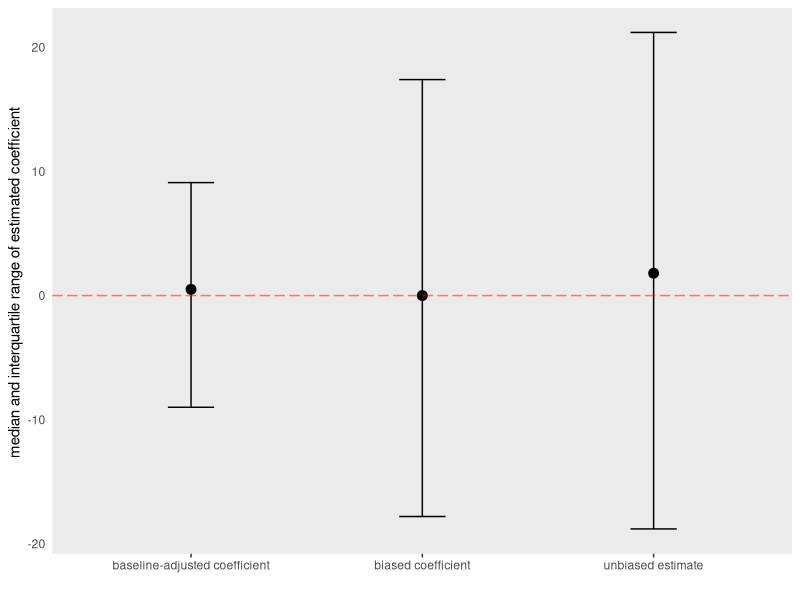
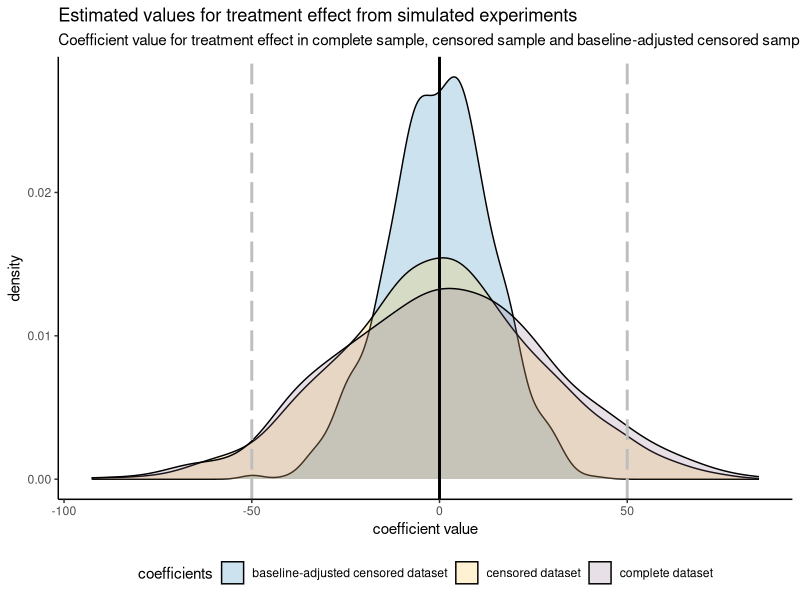
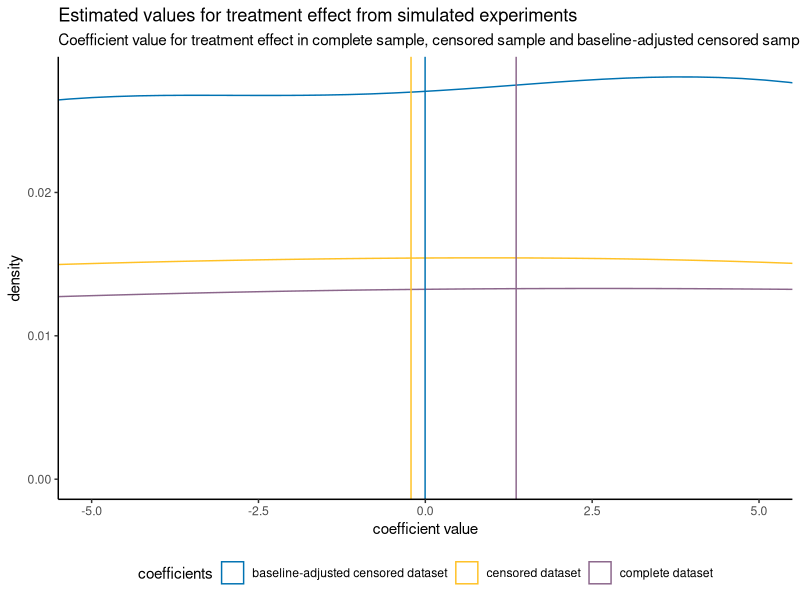

R code for these plots, in order:
library(tidyverse)
library(ggplot2)
install.packages("broom")
library(broom)
install.packages("kableExtra")
library(kableExtra)

prob_A = 0.5
mean_L = 190  # from O'Collins (Book Chapter) Table 20.6. infarct size in control cohorts -> However time point is not clear, should we rather use 
# values from Gerriet 2003 (Figure 4)? 
sd_L = 50
b_0 = 50
b_1 = 0 # this values will be varied to simulate a causal treatment effect 
b_2 = c(1.2) # this values were set according after combining estimates from Gerriet 2003 and O'Collins (Book Chapter): 
# baseline stroke volume is 6h after MCAo, outcome measurement is 24h after MCAo
g_0 = 3
g_1 = c(-10) #this values will be varied to simulate a treatment effect on welfare with different magnitudes  
g_2 = c(-9) #taken from Bederson et al. 1986 
sd_Y = 25
sd_W = 2
cutoff_W = c(0.3)
n = 20 #total number of animals in the experiment


report <- expand_grid(prob_A, mean_L, sd_L, b_0, b_1, b_2, g_0, g_1, g_2, sd_Y, sd_W, cutoff_W, n)
n_exp<-1000 #number of simulated experiments 

dat<-data.frame()
coef_biased<-rep(NA_real_, n_exp)
baseline_adj_coef<-rep(NA_real_, n_exp)
estimate_biased<-rep(NA_real_, n_exp)
estimate_unbiased<-rep(NA_real_, n_exp)


set.seed(5)

exploratory_data <- list()


for(b in 1: n_exp) {
  for ( i in 1:nrow(report)) {
    dat <- data.frame(A = rep(0:1,report$prob_A[i]*report$n[i], each=1),
                  L = rnorm(n=report$n[i], mean=report$mean_L[i], sd=report$sd_L[i]))
    dat$W <- report$g_0[i] + report$g_1[i]*dat$A + report$g_2[i]*dat$L + rnorm(report$n[i], 0, report$sd_W[i])
    dat$Y <- report$b_0[i] + report$b_1[i]*dat$A + report$b_2[i]*dat$L + rnorm(report$n[i], 0, report$sd_Y[i])
    dat$W2 <- dat$W >= quantile(dat$W, probs=report$cutoff_W[i]) 
    dat$A <- as.factor(dat$A)
    dat_s <- dat %>% filter(W2==TRUE)
    #estimate in the censored data-set
    estimate_biased[i] <-  mean(dat_s$Y[dat_s$A==1]) - mean(dat_s$Y[dat_s$A==0])
    estimate_unbiased[i]<- mean(dat$Y[dat$A ==1]- mean(dat$Y[dat$A == 0]))
    #perform a linear regression in the censored dataset
    #without correcting for baselin stroke volume 
    model1<-lm(dat_s$Y ~ dat_s$A, data = dat_s)
    coef_biased[i]<-model1$coefficients[2]
    #while correcting for baseline stroke volume (dat$L)
    model2<-lm(dat_s$Y ~ dat_s$A + dat_s$L, data = dat_s)
    baseline_adj_coef[i] <-model2$coefficients[2]

    report$coef_biased[i] <-coef_biased[i]
    report$baseline_adj_coef[i]<-baseline_adj_coef[i]
    report$estimate_biased[i] <-estimate_biased[i]
    report$estimate_unbiased[i]<-estimate_unbiased[i]
  }
  exploratory_data[[b]]<-report
}


#extraction of coefficients from simulation 
coef_biased<-list()

for (i in 1:length(exploratory_data)) {
    coef_biased[[i]]<-exploratory_data[[i]]$coef_biased[1]}

vec_coef_biased<-as.vector(unlist(coef_biased))


baseline_adj_coef<-list()

for (i in 1:length(exploratory_data)) {
  baseline_adj_coef[[i]]<-exploratory_data[[i]]$baseline_adj_coef[1]}

vec_baseline_adj_coef<-as.vector(unlist(baseline_adj_coef))


estimate_biased<-list()

for (i in 1:length(exploratory_data)) {
  estimate_biased[[i]]<-exploratory_data[[i]]$estimate_biased[1]}

vec_estimate_biased<-as.vector(unlist(estimate_biased))


estimate_unbiased<-list()

for (i in 1:length(exploratory_data)) {
  estimate_unbiased[[i]]<-exploratory_data[[i]]$estimate_unbiased[1]}

vec_estimate_unbiased<-as.vector(unlist(estimate_unbiased))




# creating dataframe from coefficient values 
estimates<-data.frame(baseline_adj_coef = vec_baseline_adj_coef, 
                      coef_biased = vec_coef_biased, 
                      estimate_biased = vec_estimate_biased, 
                      estimate_unbiased = vec_estimate_unbiased)

summary_estimates<-data.frame(diff_adj_unbiased = estimates$estimate_unbiased - estimates$baseline_adj_coef, 
                              diff_unadj_unbiased = estimates$estimate_unbiased - estimates$coef_biased)

mean_estimates<-data.frame(mean_diff_adj_unbiased = mean(summary_estimates$diff_adj_unbiased), 
                           mean_diff_unadj_unbiased = mean(summary_estimates$diff_unadj_unbiased))





#summary tables

summary_measures<-rbind(round(summary(estimates$coef_biased),1),
                        round(summary(estimates$baseline_adj_coef),1), 
                        round(summary(estimates$estimate_unbiased),1))

rownames(summary_measures)<-c("biased coefficient", "baseline-adjusted coefficient", "unbiased estimate")
kable(summary_measures)%>%kable_classic()


#visualization
#coefficient ranges 

range<-data.frame(rbind(round(summary(estimates$coef_biased),1),
                        round(summary(estimates$baseline_adj_coef),1), 
                        round(summary(estimates$estimate_unbiased),1)))
range<-range%>% select(c(2,3,5))%>%
                  mutate(coefficient = c("biased coefficient", "baseline-adjusted coefficient", "unbiased estimate"))

ggplot(range, aes(x= coefficient, y = Median)) + 
  geom_point(size = 3) + 
  geom_errorbar(aes(ymax = X3rd.Qu., ymin = X1st.Qu., width = 0.2))+ 
  geom_hline(yintercept = 0, linetype = "longdash", alpha = 0.5, color = "red")+
  labs(y = "median and interquartile range of estimated coefficient ", 
       x = "")+
  theme(axis.ticks.y = element_blank(),
        panel.grid.minor = element_blank(), 
        panel.grid.major = element_blank())



#converting estimates table to long format 
long_estimates<-gather(estimates, key = "coefficient", value = "value", c(baseline_adj_coef, coef_biased,estimate_unbiased))

#density plots for the estimates 

ggplot(long_estimates, aes(value, fill = coefficient)) + 
  geom_density(alpha = 0.2)+
  geom_vline(xintercept = c(-50,0, 50), linetype = c("longdash", "solid", "longdash"), color = c("grey", "black", "grey"), size = 1)+
  scale_fill_manual(values = c("#0072B2", "goldenrod1", "plum4"),
                      name = "coefficients", 
                      labels= c("baseline-adjusted censored dataset", "censored dataset", "complete dataset"))+
  labs(title = "Estimated values for treatment effect from simulated experiments",
       subtitle = "Coefficient value for treatment effect in complete sample, censored sample and baseline-adjusted censored sample",
       x= "coefficient value")+
  theme(legend.position = "bottom", 
        panel.background = element_blank(),
        axis.line = element_line())



#density plot: zoomed in to values x(-10,10)
  

ggplot(long_estimates, aes(value, color= coefficient)) + 
  geom_density(alpha = 0.2)+
  coord_cartesian(xlim = c(-5,5))+
  geom_vline(xintercept = c(mean(estimates$baseline_adj_coef),mean(estimates$coef_biased),mean(estimates$estimate_unbiased)),
             color = c("#0072B2", "goldenrod1", "plum4"))+
  scale_color_manual(values = c("#0072B2", "goldenrod1", "plum4"),
                    name = "coefficients", 
                    labels= c("baseline-adjusted censored dataset", "censored dataset", "complete dataset"))+
  theme(legend.position = "bottom", 
        panel.background = element_blank(),
        axis.line = element_line())+
  labs(title = "Estimated values for treatment effect from simulated experiments",
       subtitle = "Coefficient value for treatment effect in complete sample, censored sample and baseline-adjusted censored sample",
       x= "coefficient value")
